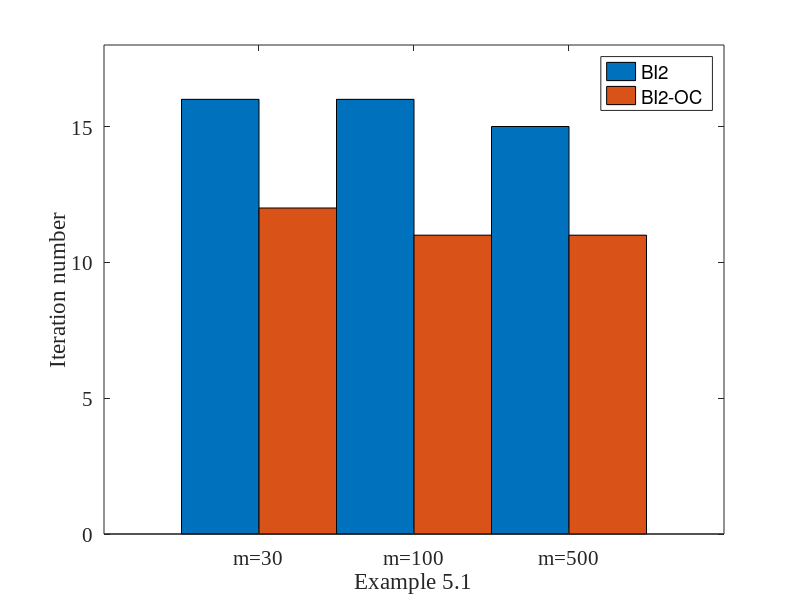

This figure's MATLAB source:
% For Making a Histogram Fig1(right) of Iteration Number in Example 1
clear;
close all;

%data=[13 10; 12 10;12 9];
data=[16 12; 16 11; 15 11];
bar(data,1);

xlabel ( 'Example 5.1', 'fontsize', 15, 'FontName', 'Times New Roman');
ylabel ( 'Iteration number', 'fontsize', 15, 'FontName', 'Times New Roman');
%axis([0 4 0 15]);                                
axis([0 4 0 18]);                               
%legend('BI1','BI1-OC','Square');                 
legend('BI2','BI2-OC','Square');                
set (gca, 'XTickLabel', { 'm=30', 'm=100','m=500'}, 'FontSize', 15, 'FontName', 'Times New Roman');
